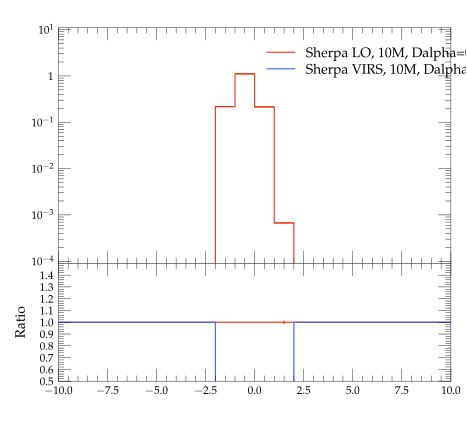

Python code for this plot:
#! /usr/bin/env python

# This Python script was auto-generated using YODA v2.0.0.
# Analysis object: /evtb/cutEg_t_y
# Timestamp: 15-04-2024 (14:39:01)

import matplotlib as mpl
import matplotlib.pyplot as plt
mpl.use('Agg') # comment out for interactive use
import os
import numpy as np

plotDir = os.path.split(os.path.realpath(__file__))[0]
if 'YODA_USER_PLOT_PATH' in globals():
    plot_outdir = globals()['YODA_USER_PLOT_PATH']
else:
    plot_outdir = plotDir

#plot style
plt.style.use(os.path.join(plotDir, '../default.mplstyle'))
# plot metadata
figW, figH = plt.rcParams['figure.figsize']
ax_xLabel = r''
ax_yLabel = r''
ax_title  = r''
ax_xScale = 'linear'
ax_yScale = 'log'
xLims = (-10.0, 10.0)
yLims = (9e-05, 11.0)

# TeX-friendly labels for the legend
labels = [ r"Sherpa LO, 10M, Dalpha=0.01", r"Sherpa VIRS, 10M, Dalpha=0.01" ]

# Create figure and axis objects
fig, (ax, ratio0_ax) = plt.subplots(2, 1, sharex=True,
                  figsize=(figW,figH), gridspec_kw={'height_ratios': (2, 1)})
ratio0_ax.yaxis.set_major_locator(mpl.ticker.MultipleLocator(0.1))
ratio0_ax.set_ylim(0.5, 1.4999)
ratio0_ax.set_ylabel('Ratio')

# LineColor map: curve index -> color
linecolors = {0: '#EE3311', 1: '#3366FF'}
# the numerical data is stored in a separate file
dataf = dict()
prefix = os.path.split(__file__)[0]
if prefix:    prefix = prefix + '/'
exec(open(prefix+'cutEg_t_y__data.py').read(), dataf)


legend_handles = [] # keep track of handles for the legend

# style options for curves
# starts at zorder>=5 to draw curve on top of legend
styles = {
  'curve0': {
    'color' : linecolors[0],
    'linestyle' : '-',
    'marker' : 'o',
    'zorder' : 5,
    'histstyle' : True,
  },
  'curve1': {
    'color' : linecolors[1],
    'linestyle' : '-',
    'marker' : 'o',
    'zorder' : 6,
    'histstyle' : True,
  },
}
# curve from input yoda files in main panel
for label in dataf['yvals'].keys():
    if all(np.isnan(v) for v in dataf['yvals'][label]):
        continue
    tmp = None
    if styles[label]['histstyle']: # draw as histogram
        tmp, = ax.plot(dataf['xedges'], dataf['yedges'][label],
                       color=styles[label]['color'],
                       linestyle=styles[label]['linestyle'],
                       drawstyle='steps-pre', solid_joinstyle='miter',
                       zorder=styles[label]['zorder'], label=label)
        ax.errorbar(dataf['xpoints'], dataf['yvals'][label], color=styles[label]['color'],
                    xerr=dataf['xerrs'], yerr=[dataf['ydowns'][label], dataf['yups'][label]],
                    linestyle='none', zorder=styles[label]['zorder'])
    else: # draw as scatter
        tmp = ax.errorbar(dataf['xpoints'], dataf['yvals'][label],
                          xerr=dataf['xerrs'],
                          yerr=[ dataf['ydowns'][label],
                          dataf['yups'][label] ],
                          fmt=styles[label]['marker'],
                          ecolor=styles[label]['color'],
                          color=styles[label]['color'], zorder=2)
        tmp[-1][0].set_linestyle(styles[label]['linestyle'])
    legend_handles += [tmp]
    for varLabel in dataf['variation_yvals'].keys():
        if varLabel.startswith(label):
            tmp, = ax.plot(dataf['xedges'], dataf['variation_yvals'][varLabel],
                           color=styles[label]['color'],
                           linestyle=styles[label]['linestyle'],
                           drawstyle='steps-pre', solid_joinstyle='miter',
                           zorder=styles[label]['zorder'], alpha=0.5)


# plots on ratio panel
# curve from input yoda files in ratio panel
for label, yvals in dataf['ratio0_yvals'].items():
    if all(np.isnan(v) for v in yvals):
        continue
    if styles[label]['histstyle']: # plot as histogram
        ratio0_ax.plot(dataf['xedges'], yvals,
                       color=styles[label]['color'],
                       linestyle=styles[label]['linestyle'],
                       drawstyle='steps-pre', zorder=1,
                       solid_joinstyle='miter')
        ratio0_ax.vlines(dataf['xpoints'],
                         dataf['ratio0_ymin'][label],
                         dataf['ratio0_ymax'][label],
                         color=styles[label]['color'], zorder=1)
    else: # plot as scatter
        tmp = ratio0_ax.errorbar(dataf['xpoints'],
                                 yvals, xerr=dataf['xerrs'],
                                 yerr=dataf['ratio0_yerrs'][label],
                                 fmt=styles[label]['marker'],
                                 ecolor=styles[label]['color'],
                                 color=styles[label]['color'])
        tmp[-1][0].set_linestyle(styles[label]['linestyle'])

    for varlabel in dataf['ratio0_variation_vals'].keys():
        if varlabel.startswith(label):
            ratio0_ax.plot(dataf['xedges'],
                            dataf['ratio0_variation_vals'][varlabel],
                            color=styles[label]['color'],
                            linestyle=styles[label]['linestyle'],
                            drawstyle='steps-pre', solid_joinstyle='miter',
                            zorder=1, alpha=0.5)

legend_pos = (0.5, 0.97)
ax.legend(legend_handles, labels, loc='upper left', bbox_to_anchor=legend_pos)

# set plot metadata as defined above
ratio0_ax.set_xlabel(ax_xLabel)
ratio0_ax.xaxis.set_label_coords(1., -.15)
ax.set_ylabel(ax_yLabel, loc='top')
ax.set_title(ax_title, loc='left')
ax.set_xscale(ax_xScale)
ax.set_yscale(ax_yScale)
ax.set_xlim(xLims)
ax.set_ylim(yLims)

# tick formatting
plt.rcParams['xtick.top'] = True
plt.rcParams['ytick.right'] = True
ax.yaxis.set_major_locator(mpl.ticker.LogLocator(base=10.0, numticks=np.inf))
ax.yaxis.set_minor_locator(mpl.ticker.LogLocator(
                           base=10.0, subs=np.arange(0.1, 1, 0.1), numticks=np.inf))
fig.align_ylabels((ax, ratio0_ax))
plt.savefig(os.path.join(plot_outdir, 'cutEg_t_y.pdf'), format='PDF')
plt.savefig(os.path.join(plot_outdir, 'cutEg_t_y.png'), format='PNG')

plt.close(fig)
